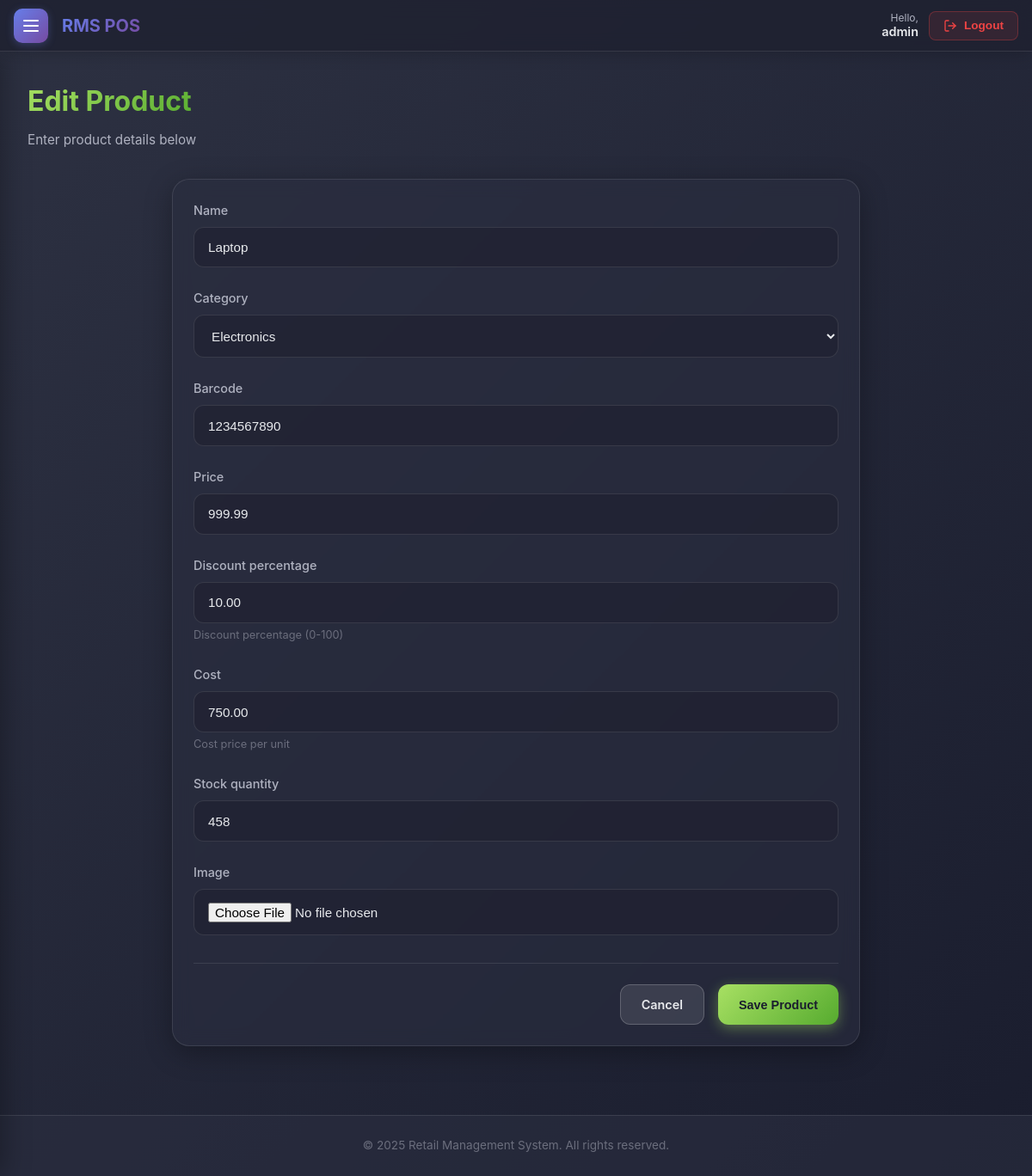
The app's page /inventory/products/1/edit/ (signed in), older data.
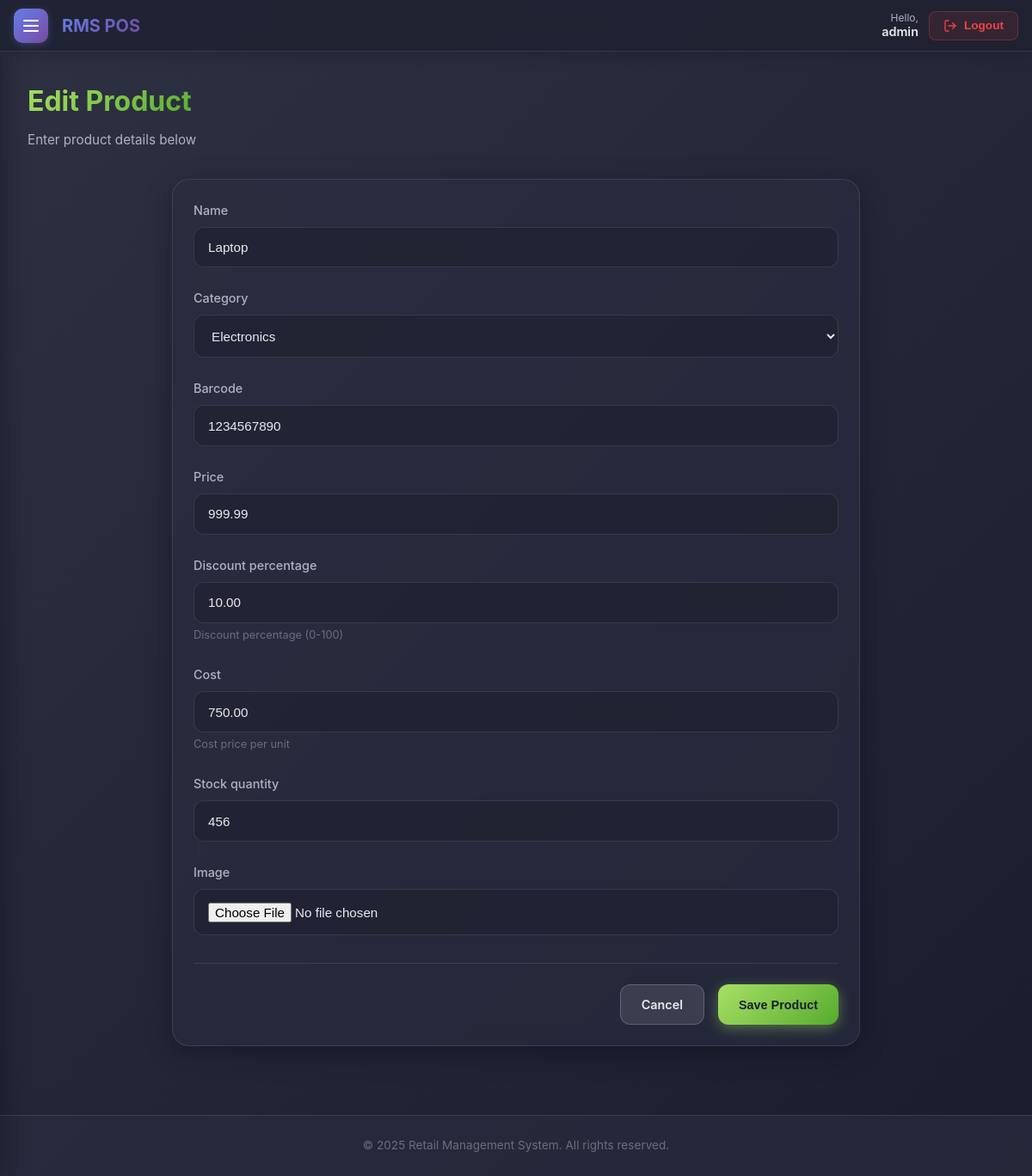
The same page, newer data.
### rms_pos/inventory/models.py (models this page shows, shortened)
class Product(models.Model):
    name = models.CharField(max_length=200)
    category = models.ForeignKey(Category, on_delete=models.CASCADE, related_name='products')
    barcode = models.CharField(max_length=100, unique=True)
    price = models.DecimalField(max_digits=10, decimal_places=2)
    discount_percentage = models.DecimalField(max_digits=5, decimal_places=2, default=0, help_text="Discount percentage (0-100)")
    cost = models.DecimalField(max_digits=10, decimal_places=2, help_text="Cost price per unit")
    stock_quantity = models.IntegerField(default=0)
    image = models.ImageField(upload_to='products/', blank=True, null=True)
    created_at = models.DateTimeField(auto_now_add=True)
    updated_at = models.DateTimeField(auto_now=True)

### rms_pos/inventory/views.py (the view)
# urls.py: path('products/<int:pk>/edit/', views.edit_product, name='edit_product'),
@login_required
@user_passes_test(is_manager_or_admin)
def edit_product(request, pk):
    product = get_object_or_404(Product, pk=pk)
    if request.method == 'POST':
        form = ProductForm(request.POST, request.FILES, instance=product)
        if form.is_valid():
            old_stock = Product.objects.get(pk=pk).stock_quantity
            product = form.save()
            new_stock = product.stock_quantity
            if new_stock != old_stock:
                diff = new_stock - old_stock
                action = 'add' if diff > 0 else 'remove'
                InventoryLog.objects.create(
                    product=product,
                    action=action,
                    quantity=abs(diff),
                    user=request.user,
                    note='Manual update'
                )
            messages.success(request, 'Product updated successfully.')
            return redirect('product_list')
    else:
        form = ProductForm(instance=product)
    return render(request, 'inventory/product_form.html', {'form': form, 'title': 'Edit Product'})

### rms_pos/accounts/models.py (called while the page is built)
    def is_admin(self):
        return self.role == 'admin'

    def is_manager(self):
        return self.role == 'manager'

    def can_manage_users(self):
        return self.role in ('admin', 'manager')

### rms_pos/inventory/models.py (called while the page is built)
    def __str__(self):
        return self.name

### rms_pos/inventory/views.py (called while the page is built)
def is_manager_or_admin(user):
    return user.is_authenticated and (user.is_manager() or user.is_admin())

### rms_pos/templates/inventory/product_form.html (shortened to what this page needs)
{% extends 'base.html' %}
{% block content %}
<div class="page-header">
    <div>
        <h1 class="page-title">{{ title }}</h1>
        <p class="page-subtitle">Enter product details below</p>
    </div>
</div>
<div class="card" style="max-width: 800px; margin: 0 auto;">
    <div class="card-body">
        <form action="" method="POST" enctype="multipart/form-data">
            {% for field in form %}
            <div class="form-group">
                <label for="{{ field.id_for_label }}">{{ field.label }}</label>
                {{ field }}
                {% if field.help_text %}
                <p style="font-size: 0.8rem; color: #6b6e7d; margin-top: 0.25rem;">{{ field.help_text }}</p>
                {% endif %}
            </div>
            {% endfor %}
            <div
                style="display: flex; justify-content: flex-end; gap: 1rem; margin-top: 2rem; padding-top: 1.5rem; border-top: 1px solid rgba(255,255,255,0.1);">
                <a href="{% url 'product_list' %}" class="btn btn-secondary">Cancel</a>
                <button type="submit" class="btn btn-primary">Save Product</button>
            </div>
        </form>
    </div>
</div>
{% endblock %}

Row changes from the older to the newer data that the page shows:
changed Product "Laptop": stock_quantity "458" → "456"
